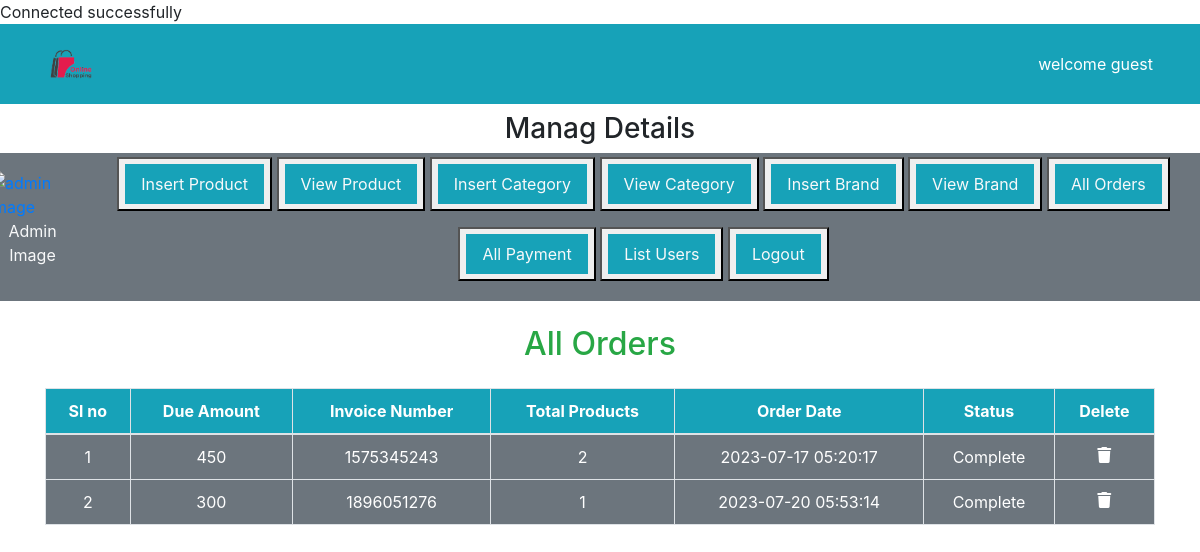
The page /admin_area/index.php?list_orders on the database its author committed.
### tables this page shows
CREATE TABLE `user_orders` (
  `order_id` int(11) NOT NULL,
  `user_id` int(11) NOT NULL,
  `amount_due` int(255) NOT NULL,
  `invoice_number` int(255) NOT NULL,
  `total_products` int(200) NOT NULL,
  `order_date` timestamp NOT NULL DEFAULT current_timestamp() ON UPDATE current_timestamp(),
  `order_status` varchar(100) NOT NULL
);

### admin_area/list_orders.php (the view, shortened to what this page needs)
<h2 class="text-center text-success my-4">All Orders</h2>
<table class="table table-bordered text-white text-center">
    <thead class="bg-info">
        <tr>
            <th>Sl no</th>
            <th>Due Amount</th>
            <th>Invoice Number</th>
            <th>Total Products</th>
            <th>Order Date</th>
            <th>Status</th>
            <th>Delete</th>
        </tr>
    </thead>
    <tbody class="bg-secondary">
        <?php
        $number = 1;
        $get_orders = "SELECT * FROM user_orders";
        $result_orders = mysqli_query($conn,$get_orders);
        $num_rows = mysqli_num_rows($result_orders);
        if($num_rows == 0){
            echo "";
        }else{
            while ($row = mysqli_fetch_assoc($result_orders)){
                $order_id = $row['order_id'];
                $amount_due = $row['amount_due'];
                $invoice_number = $row['invoice_number'];
                $total_products = $row['total_products'];
                $order_date = $row['order_date'];
                $order_status = $row['order_status'];
                echo "<tr>
                <td>$number</td>
                <td>$amount_due</td>
                <td>$invoice_number</td>
                <td>$total_products</td>
                <td>$order_date</td>
                <td>$order_status</td>
                <td><a href='index.php?delete_order=$order_id' class='text-white'><i class='fa-sharp fa-solid fa-trash'></a></i></td>
            </tr>";
            $number++;
            }
        }
        ?>
    </tbody>
</table>

### css/style.css (style rules this page uses)
body { margin: 0; padding: 0; box-sizing: border-box; }

### rows shown on the page
user_orders: amount_due "450", invoice_number "1575345243", total_products "2", order_date "2023-07-17 05:20:17", order_status "Complete"
user_orders: amount_due "300", invoice_number "1896051276", total_products "1", order_date "2023-07-20 05:53:14", order_status "Complete"
